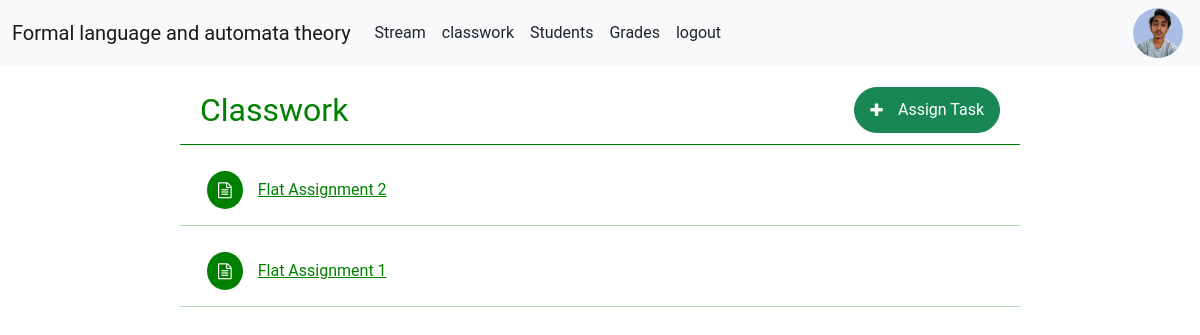
The page /teacher_portal/class_detail/2/classwork/ (signed in) on the database its author committed.
### TeacherPortal/models.py (models this page shows, shortened)
class CreateClass(models.Model):
    teacher = models.ForeignKey(Teacher,related_name="class_teacher",on_delete=models.CASCADE,null=True)
    student = models.ManyToManyField(Student)
    class_name = models.CharField(max_length=255,null=False)
    section = models.CharField(max_length=255)
    subject_name = models.CharField(max_length=255)

class Assignment(models.Model):
    classroom = models.ForeignKey(CreateClass,on_delete=models.CASCADE)
    title = models.CharField(max_length=255,blank=False,null=False)
    description = models.TextField(blank=True)
    assignment_file = models.FileField(upload_to="classroom/assignment",blank=False)

### account/models.py (models this page shows, shortened)
class Teacher(models.Model):
    user = models.OneToOneField(User,on_delete=models.CASCADE,primary_key=True,related_name='Teacher')
    name = models.CharField(max_length=250)
    email = models.EmailField(max_length=254)
    phone = models.IntegerField()
    teacher_profile_pic = models.ImageField(upload_to="classroom/teacher_profile_pic",blank=True)
    class_students = models.ManyToManyField(Student)

### TeacherPortal/views.py (the view)
# urls.py: path('class_detail/<int:id>/classwork/',views.classwork,name='classwork'),
def classwork(request,id):
    teacher = Teacher.objects.get(user=request.user)
    classroom = get_object_or_404(CreateClass,pk=id)
    if request.method == 'POST':
        title = request.POST['title']
        description = request.POST['description']
        assignment_file = request.FILES['assignment_file']
        assignment = Assignment.objects.create(classroom=classroom,title=title,description=description,assignment_file=assignment_file)
        assignment.save()
    assignments = reversed(Assignment.objects.filter(classroom=classroom))
    context = {
        'class_detail': get_object_or_404(CreateClass, pk=id),
        'teacher':teacher,
        'id':id,
        'assignments':assignments,
    }
    return render(request,'TeacherPortal/classwork.html',context)

### TeacherPortal/templates/TeacherPortal/classwork.html (shortened to what this page needs)
{% extends 'TeacherPortal/base.html' %}
{% load static %}
{% block link %} <link rel="stylesheet" href="{% static './TeacherPortal/css/classwork.css' %}"> {% endblock link %}
{% block content %}
    <section>
       <div id="classwork-container">
            <div id="assign-container">
                <div style="font-size: 2em; color:green;">
                    Classwork
                </div>
                <div>
                    <button id="assign-task-btn" class="btn btn-success" data-bs-toggle="modal" data-bs-target="#assignWorkModal"><i class="fa fa-plus" style="color: white; "></i> Assign Task</button>
                </div>
            </div>
            {% for assignment in assignments %}
            <div id="show-assignment-conatiner">
              <div class="accordion accordion-flush" id="accordionFlushExample">
                <div class="accordion-item">
                    <button class="btn border-0 collapsed" type="button" data-bs-toggle="collapse" data-bs-target="#flush-collapseOne" aria-expanded="false" aria-controls="flush-collapseOne">
                      <div id="assignment-info-container" style="color: green;">
                        <i id="file-icon" class="fa fa-file-text-o"></i>
                        {{assignment.title}}
                      </div>
                    </button>
                </div>
              </div>
            </div>
            {% endfor %}
       </div>
    </section>
{% endblock content %}

### TeacherPortal/templates/TeacherPortal/base.html (shortened to what this page needs)
{% load static %}
<!doctype html>
<html lang="en">
  <head>
    <link rel="stylesheet" href="{% static './TeacherPortal/css/base.css' %}">
    {% block link %} {% endblock link %}
    <link href="https://cdn.jsdelivr.net/npm/bootstrap@5.2.0/dist/css/bootstrap.min.css" rel="stylesheet">
    <link rel="stylesheet" href="https://cdnjs.cloudflare.com/ajax/libs/font-awesome/4.7.0/css/font-awesome.min.css">
  </head>
  <body>
    <nav class="navbar navbar-expand-lg bg-light">
        <div class="container-fluid">
          <a id="sub-header" class="navbar-brand" href="{% url 'teacher_portal:class_detail' id %}"> {{class_detail.subject_name}} </a>
          <div class="collapse navbar-collapse" id="navbarSupportedContent">
            <ul class="navbar-nav me-auto mb-2 mb-lg-0">
              <li class="nav-item">
                <a class="nav-link text-dark" aria-current="page" href="{% url 'teacher_portal:class_detail' id %}">Stream</a>
              </li>
              <li class="nav-item">
                <a class="nav-link text-dark" aria-current="page" href="{% url 'teacher_portal:classwork' id %}">classwork</a>
              </li>
              <li class="nav-item">
                <a class="nav-link text-dark" href="{% url 'teacher_portal:students' id %}">Students</a>
              </li>
              <li class="nav-item">
                <a class="nav-link text-dark" href="#">Grades</a>
              </li>
              <li class="nav-item">
                <a class="nav-link text-dark" href="{% url 'teacher_portal:logout' %}">logout</a>
              </li>
            </ul>
          </div>
          <div>
              <button style="margin-right:5px;" id="profile-btn">
                {% if teacher.teacher_profile_pic %}
                    <img  style="width: 50px; height: 50px; border-radius: 50%;" src="{{ teacher.teacher_profile_pic.url }}" alt="profile">
                {% else %}
                  <img  style="width: 50px; height: 50px; border-radius: 50%;"
                  src="{% static './TeacherPortal/images/user.png' %}"
                  alt="Profile"
                  />
                {% endif %}
              </button>
           </div>
        </div>
      </nav>
      {% block content %}
      {% endblock content %}
  </body>
</html>

### static/TeacherPortal/css/base.css (style rules this page uses)
* { margin: 0; padding: 0; font-family: "Roboto",Helvetica,Arial,sans-serif; -webkit-font-smoothing: antialiased; }
.navbar { display: flex; justify-content: space-between; }
a { text-decoration: none; color: black; }
#profile-btn { border: none; background: none; }
#profile-btn > img { width: 30px; height: 30px; border-radius: 50%; }

### static/TeacherPortal/css/classwork.css (style rules this page uses)
#classwork-container { width: 70%; margin: auto; margin-top: 20px; }
#assign-container { display: flex; justify-content: space-between; align-items: center; padding: 0px 20px 10px 20px; border-bottom:1px solid green; }
#assign-task-btn { display: flex; align-content: center; align-items: center; gap: 15px; border-radius: 30px; padding: 10px 15px 10px 15px; }
#file-icon { background-color: rgb(0,128,0,0.1); border: 0.3px solid rgb(0, 128, 0,0.3); padding: 10px; border-radius: 50%; margin-right: 15px; }
#show-assignment-conatiner { margin-top: 20px; padding: 0px 0px 10px 15px; border-bottom: 1px solid rgb(0, 128, 0,0.3); }
#assignment-info-container { display: flex; justify-content: space-between; align-items: center; text-transform: capitalize; text-decoration: underline; }
#assignment-info-container > #file-icon { background-color: rgb(0,128,0); color: white; font-size: 1em; }

### rows shown on the page
CreateClass: subject_name "Formal language and automata theory"
Teacher: teacher_profile_pic (picture)
Assignment: title "Flat Assignment 2"
Assignment: title "Flat Assignment 1"
